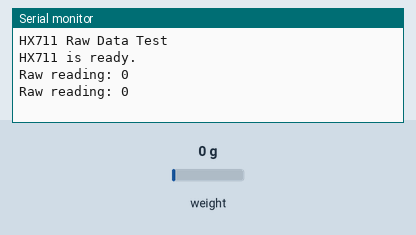
A sketch run on a simulated Arduino Leonardo, built with avr-gcc and run on an emulated ATmega32U4. On the bench: the last lines printed to the serial monitor. Inputs (shaded band) come from the test bench; at power-on: weight on the scale 0 g.

Above: at 3.0 s.
3.1 s: weight on the scale set to 100 g
At 5.0 s:
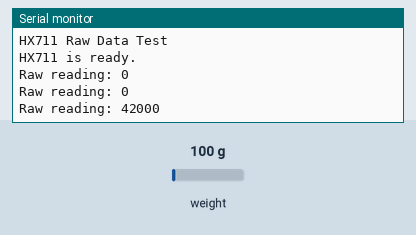
5.9 s: weight on the scale set to 1250 g
At 7.8 s:
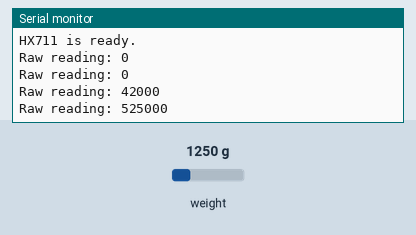
Timing chart, 0 to 9.3 s (numbered marks = the images above; inputs shaded):
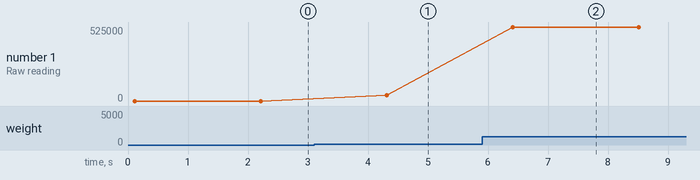

The sketch:

sketch_may18a.ino
```cpp
#include "HX711.h"

// HX711 pins connected to your Arduino/KR-duino
#define DT_PIN 3
#define SCK_PIN 2

HX711 scale;

void setup() {
  Serial.begin(115200);

  // Optional for Leonardo-style boards:
  // Wait until Serial Monitor is opened.
  while (!Serial) {
    ;
  }

  Serial.println("HX711 Raw Data Test");

  scale.begin(DT_PIN, SCK_PIN);

  if (scale.is_ready()) {
    Serial.println("HX711 is ready.");
  } else {
    Serial.println("HX711 not found. Check DT/SCK wiring.");
  }
}

void loop() {
  if (scale.is_ready()) {
    long rawReading = scale.read();

    Serial.print("Raw reading: ");
    Serial.println(rawReading);
  } else {
    Serial.println("HX711 not ready.");
  }

  delay(2000);
}
```

Measured:
- after the input at 3.1 s, the serial monitor: prints a new line after 1.2 s (image 1)
- after the input at 5.9 s, the serial monitor: prints a new line after 0.51 s (image 2)
- plotted number 1: 0 → 42000 after the input at 3.1 s, 42000 → 525000 after the input at 5.9 s
